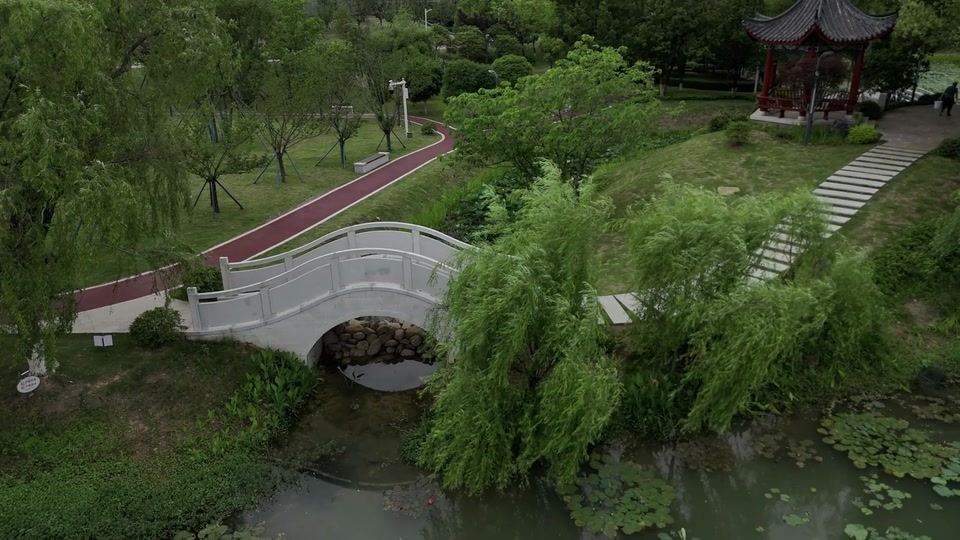
#> input picture data/compact_bridge/images/frame_00012.jpg, 960 x 540 px
$ python -i generate_bridge_region_masks_v3_1.py   (imports and definitions only)   (older library calls are emulated)
#> lines starting #> are read from the running program, lines starting #| are printed output that depends on the picture; after the words box and inside, x2 and y2 are one past the last pixel; in counts of white or black regions, pixels touching at a corner belong together
#> further down, picture is the input picture: shape (540, 960, 3); mean B, G, R 42, 68.2, 57.7
from __future__ import annotations

import argparse
import csv
import hashlib
import os
from pathlib import Path

import cv2
import numpy as np


PACKAGE_ROOT = Path(__file__).resolve().parents[2]
DATA_ROOT = Path(os.environ.get('COMPACT_BRIDGE_IMAGE_DIR', 'UNSET_AUTHORIZED_IMAGE_DIR'))
TASK_ROOT = PACKAGE_ROOT / 'outputs/mask_generation_v3_1'
DEFAULT_MASK_DIR = TASK_ROOT / 'masks'
DEFAULT_OVERLAY_DIR = TASK_ROOT / 'overlays'
DEFAULT_QC_CSV = TASK_ROOT / 'quality_check.csv'
DEFAULT_CONTACT_DIR = TASK_ROOT / 'contact_sheets'


def frame_num(path: Path) -> int:
    return int(path.stem.split('_')[-1])


# [48 lines left out: functions segment_for_frame, polygon_mask, search_roi, core_roi, not called in this run]


def texture_map(image_bgr: np.ndarray) -> np.ndarray:
    gray = cv2.cvtColor(image_bgr, cv2.COLOR_BGR2GRAY)
    lap = cv2.Laplacian(gray, cv2.CV_32F, ksize=3)
    return cv2.GaussianBlur(np.abs(lap), (11, 11), 0)


def class_masks(image_bgr: np.ndarray) -> dict[str, np.ndarray]:
    hsv = cv2.cvtColor(image_bgr, cv2.COLOR_BGR2HSV)
#> hsv: shape (540, 960, 3); mean H, S, V 46.8, 113.1, 69
    h, s, v = cv2.split(hsv)
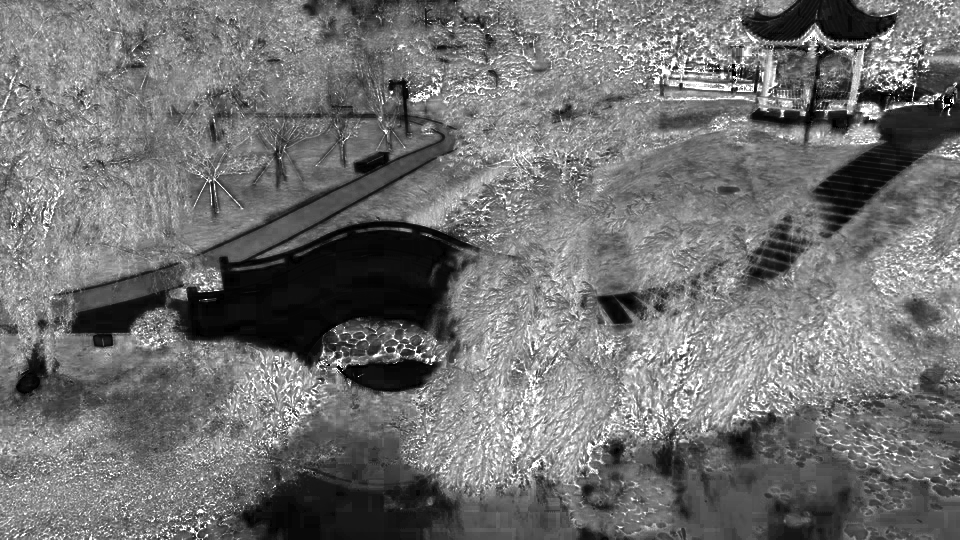
#> s: shape (540, 960); min 0, max 255, mean 113.1
    b, g, r = cv2.split(image_bgr)
    r16 = r.astype(np.int16)
    g16 = g.astype(np.int16)
    b16 = b.astype(np.int16)
    maxc = np.maximum.reduce([r, g, b]).astype(np.int16)
    minc = np.minimum.reduce([r, g, b]).astype(np.int16)
    spread = maxc - minc
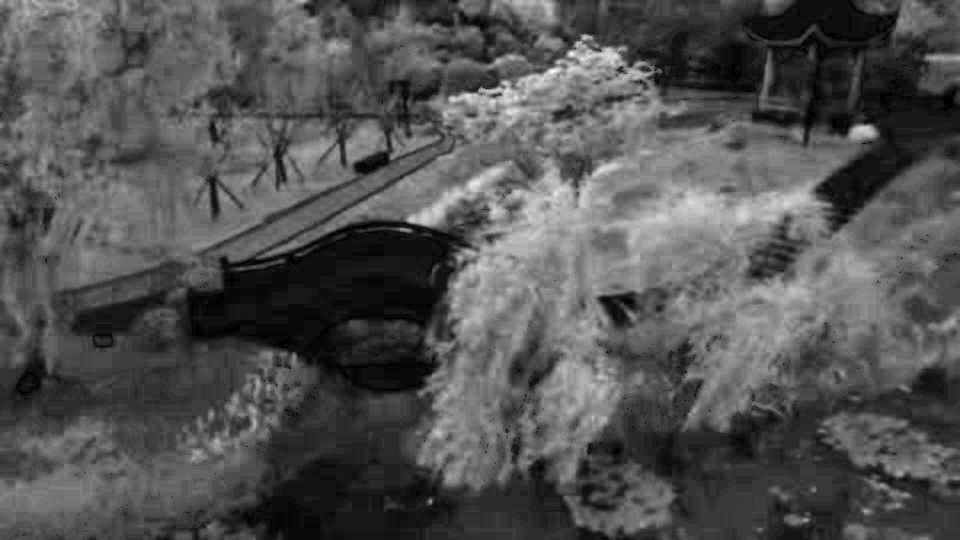
#> spread: shape (540, 960) int16; min 0, max 84, mean 27.3; drawn with min black and max white
    tex = texture_map(image_bgr)
#> in texture_map, `lap = cv2.Laplacian(gray, cv2.CV_32F, ksize=3)`:
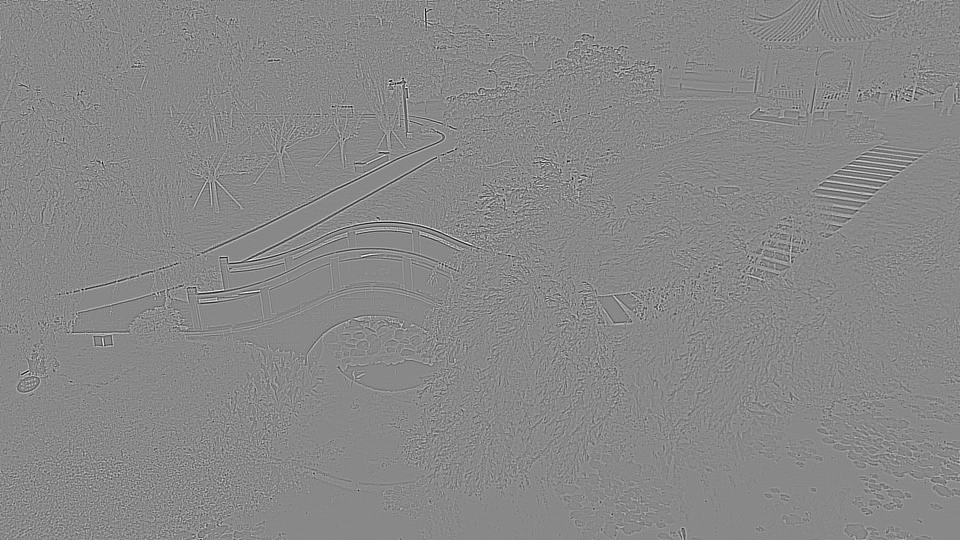
#> lap: shape (540, 960) float32; min -828, max 720, mean 0; drawn with min black and max white
#> in texture_map, `return cv2.GaussianBlur(np.abs(lap), (11, 11), 0)`:
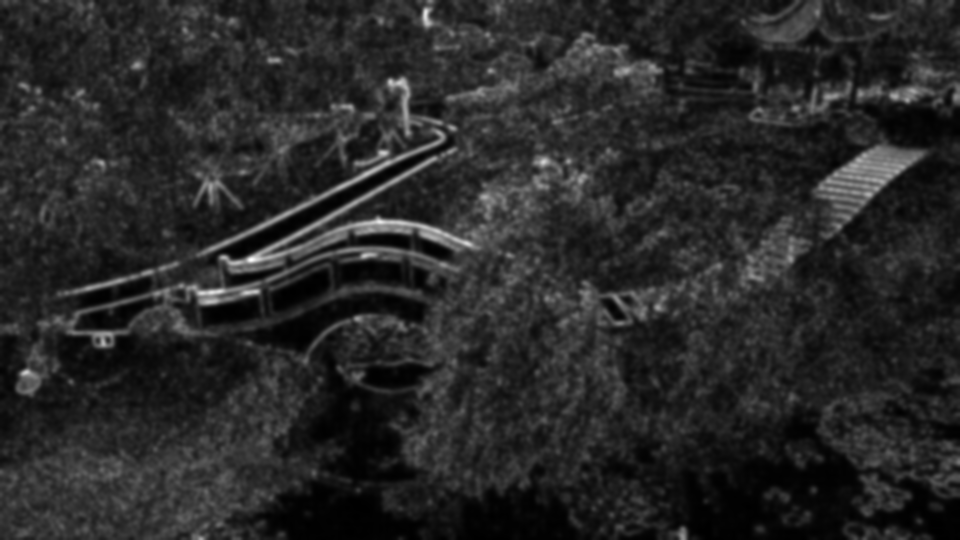
#> returned value: shape (540, 960) float32; min 0.0667, max 336.6, mean 53.5; drawn with min black and max white
    yy = np.linspace(0, 1, image_bgr.shape[0], dtype=np.float32)[:, None]
#> yy = 540 values from 0 to 1

    green = ((h >= 33) & (h <= 95) & (s > 34)) | ((g16 > r16 + 16) & (g16 > b16 + 10) & (s > 24))
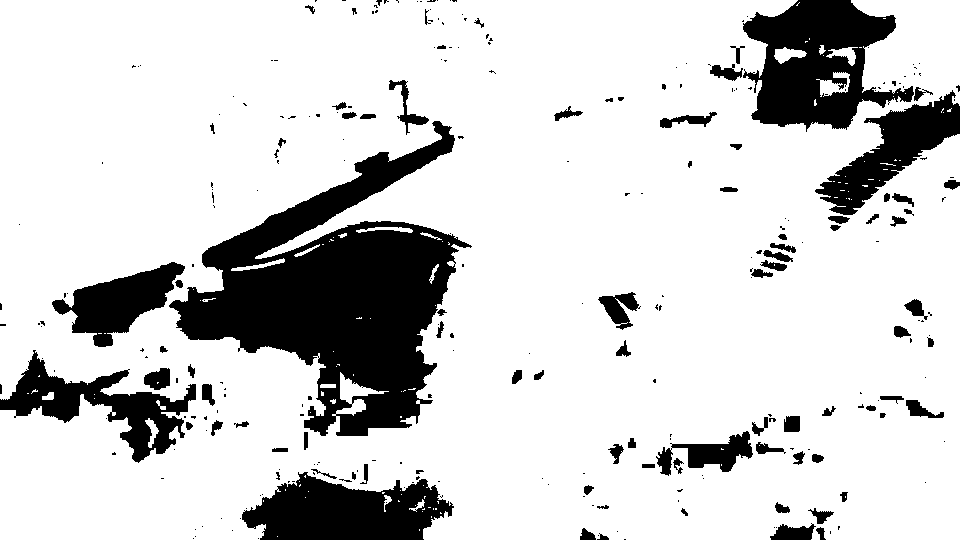
#> green: shape (540, 960) bool; 82% white; 291 black regions (200 under 20 px), largest, box (x1, y1, x2, y2) and area: (169, 121, 472, 436) 40467, (743, 0, 914, 132) 12844, (242, 472, 454, 540) 9617
    yellow_float = (h >= 20) & (h <= 42) & (s > 45) & (v > 45)
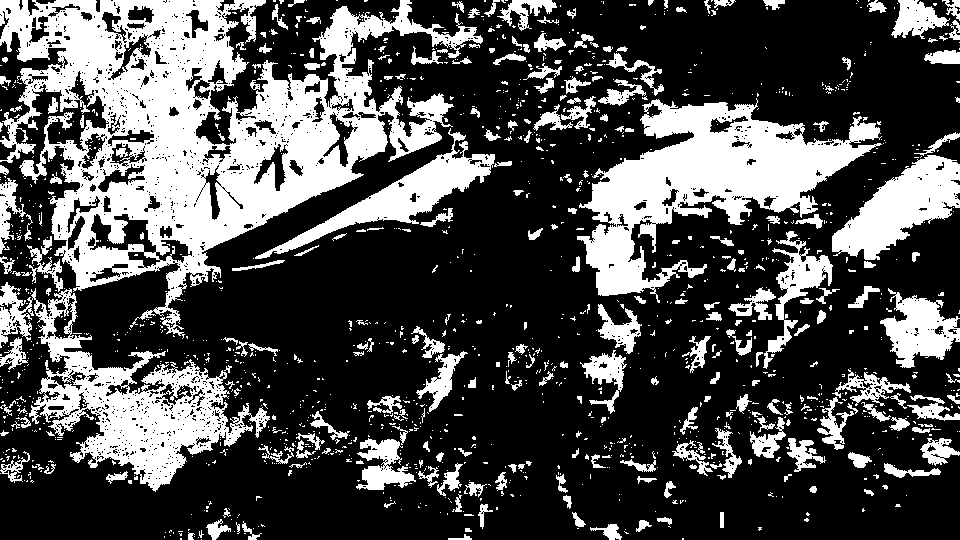
#> yellow_float: shape (540, 960) bool; 30.5% white; 1407 white regions (1141 under 20 px), largest, box (x1, y1, x2, y2) and area: (0, 0, 483, 339) 61678, (577, 98, 882, 303) 24071, (0, 282, 270, 492) 16703
    red_road = (((h <= 12) | (h >= 168)) & (s > 28) & (v > 38)) | ((r16 > g16 + 18) & (r16 > b16 + 16) & (v > 42))
#> red_road: shape (540, 960) bool; 1.7% white; 119 white regions (105 under 20 px), largest, box (x1, y1, x2, y2) and area: (205, 122, 454, 266) 5203, (76, 272, 167, 312) 1855, (759, 51, 804, 118) 614
    neutral = (s < 82) & (spread < 78) & (v > 48)
#> neutral: shape (540, 960) bool; 20.9% white; 2534 white regions (2345 under 20 px), largest, box (x1, y1, x2, y2) and area: (65, 78, 481, 370) 36668, (214, 441, 497, 540) 13684, (652, 428, 868, 540) 11383
    gray_bridge = neutral & ~(green | yellow_float | red_road)
#> gray_bridge: shape (540, 960) bool; 10.8% white; 384 white regions (313 under 20 px), largest, box (x1, y1, x2, y2) and area: (169, 157, 472, 366) 23748, (242, 472, 454, 540) 9439, (815, 101, 960, 215) 5774

    smooth_bright = (s < 45) & (v > 120) & (tex < 13)
#> smooth_bright: shape (540, 960) bool; 1.2% white; 18 white regions (4 under 20 px), largest, box (x1, y1, x2, y2) and area: (257, 301, 350, 350) 1590, (273, 272, 329, 310) 1027, (342, 262, 401, 281) 783
    smooth_mid = (s < 58) & (v > 65) & (tex < 8)
#> smooth_mid: shape (540, 960) bool; 2.1% white; 40 white regions (15 under 20 px), largest, box (x1, y1, x2, y2) and area: (265, 484, 425, 540) 4990, (767, 509, 841, 540) 898, (275, 273, 328, 309) 863
    top_sky = smooth_bright & (yy < 0.32)
#> top_sky: shape (540, 960) bool; every value is 0
    lower_water = smooth_mid & (yy > 0.66)
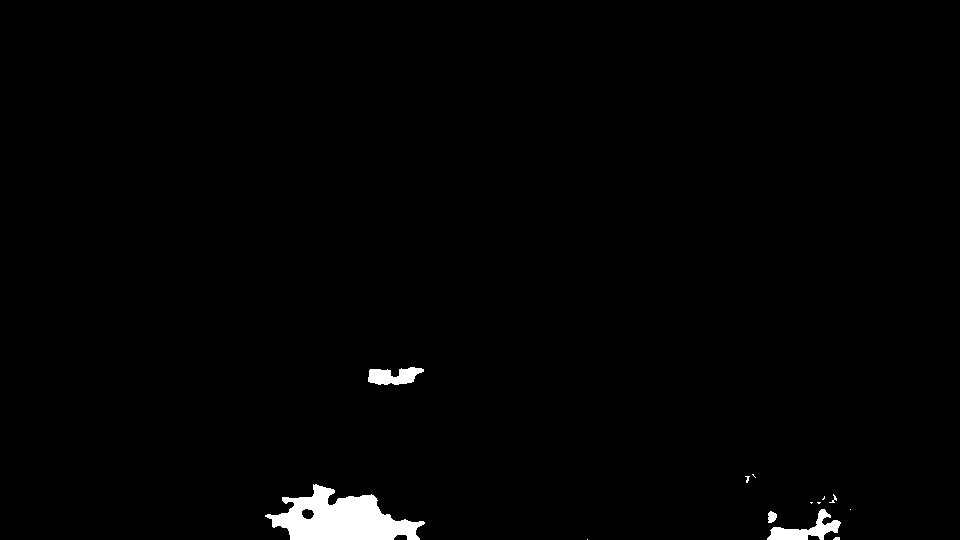
#> lower_water: shape (540, 960) bool; 1.3% white; 13 white regions (8 under 20 px), largest, box (x1, y1, x2, y2) and area: (265, 484, 425, 540) 4990, (767, 509, 841, 540) 898, (368, 367, 424, 385) 675, (768, 511, 777, 523) 82, (829, 494, 837, 503) 24

    return {
        'gray_bridge': gray_bridge.astype(np.uint8) * 255,
        'green': green.astype(np.uint8) * 255,
        'yellow_float': yellow_float.astype(np.uint8) * 255,
        'red_road': red_road.astype(np.uint8) * 255,
        'top_sky': top_sky.astype(np.uint8) * 255,
        'lower_water': lower_water.astype(np.uint8) * 255,
    }


# [208 lines left out: functions remove_small_components, fill_region_holes, expand_to_region, keep_components_touching_core, subtract, make_bridge_mask and 4 more, not called in this run]


# [2 lines not run here, left out]

>>> import cv2
>>> picture = cv2.imread('../../data/compact_bridge/images/frame_00012.jpg')
>>> result = class_masks(picture)
#> result = 6 items

$ run again, on data/compact_bridge/images/frame_00020.jpg
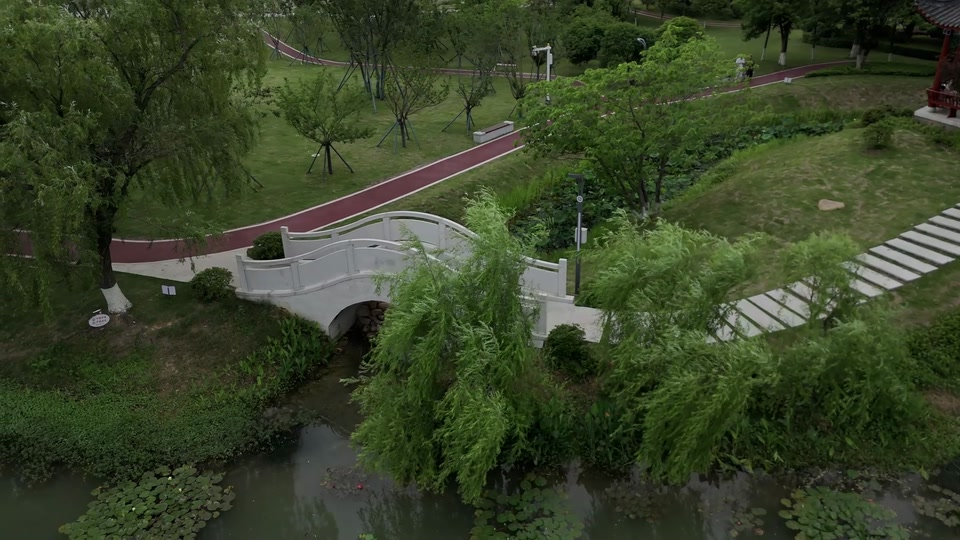
#> input picture data/compact_bridge/images/frame_00020.jpg, 960 x 540 px
#> picture is the input picture: shape (540, 960, 3); mean B, G, R 40.3, 66.5, 55.9
#> hsv: shape (540, 960, 3); mean H, S, V 45.7, 115.6, 67.2
#> in class_masks, `green = ((h >= 33) & (h <= 95) & (s > 34)) | ((g16 > r16 + 16) & (g16 ..`:
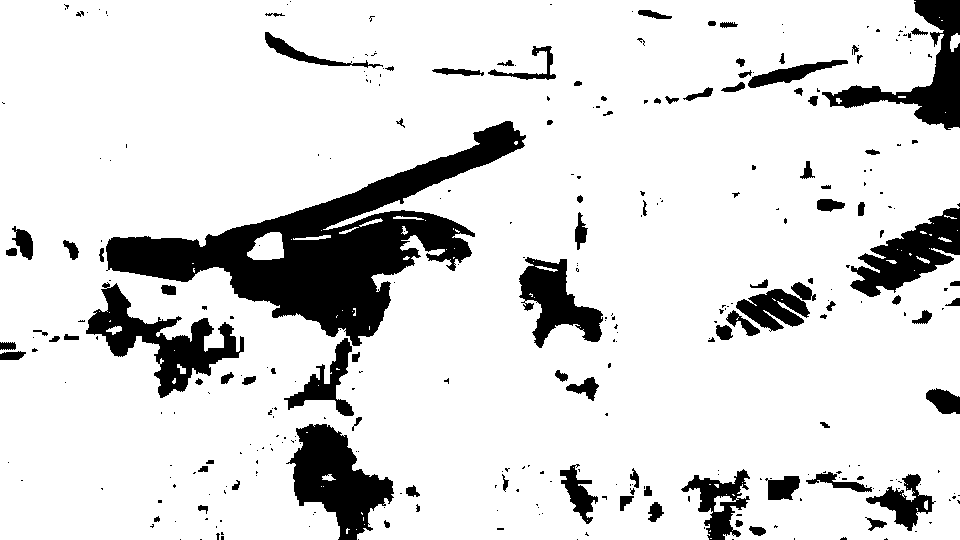
#> green: shape (540, 960) bool; 85.8% white; 332 black regions (230 under 20 px), largest, box (x1, y1, x2, y2) and area: (106, 121, 526, 346) 27769, (286, 424, 394, 540) 6413, (86, 282, 244, 398) 5852
#> yellow_float: shape (540, 960) bool; 30.8% white; 1477 white regions (1218 under 20 px), largest, box (x1, y1, x2, y2) and area: (0, 0, 960, 309) 106271, (98, 279, 258, 428) 9010, (848, 261, 960, 349) 5002
#> red_road: shape (540, 960) bool; 1.8% white; 60 white regions (47 under 20 px), largest, box (x1, y1, x2, y2) and area: (204, 132, 520, 255) 5513, (109, 240, 196, 265) 1651, (750, 64, 828, 86) 545
#> neutral: shape (540, 960) bool; 18.4% white; 2564 white regions (2348 under 20 px), largest, box (x1, y1, x2, y2) and area: (109, 108, 530, 340) 24700, (216, 418, 424, 540) 13665, (841, 203, 960, 304) 5768
#> gray_bridge: shape (540, 960) bool; 8.5% white; 360 white regions (288 under 20 px), largest, box (x1, y1, x2, y2) and area: (111, 210, 475, 337) 16486, (293, 424, 394, 540) 6125, (850, 208, 960, 297) 4591
#> smooth_bright: shape (540, 960) bool; 0.79% white; 15 white regions (1 under 20 px), largest, box (x1, y1, x2, y2) and area: (290, 283, 369, 322) 1254, (302, 255, 345, 283) 708, (549, 305, 591, 324) 423
#> smooth_mid: shape (540, 960) bool; 1.1% white; 31 white regions (14 under 20 px), largest, box (x1, y1, x2, y2) and area: (296, 432, 352, 502) 1430, (292, 288, 367, 320) 917, (326, 497, 359, 540) 743
#> top_sky: shape (540, 960) bool; every value is 0
#> in class_masks, `lower_water = smooth_mid & (yy > 0.66)`:
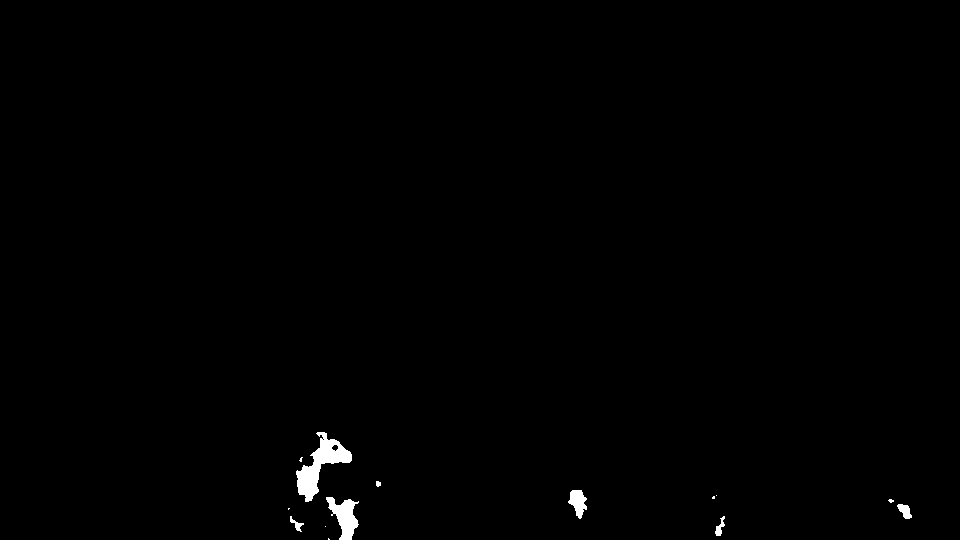
#> lower_water: shape (540, 960) bool; 0.56% white; 14 white regions (7 under 20 px), largest, box (x1, y1, x2, y2) and area: (296, 432, 352, 502) 1430, (326, 497, 359, 540) 743, (568, 490, 587, 519) 332
#> result = 6 items
